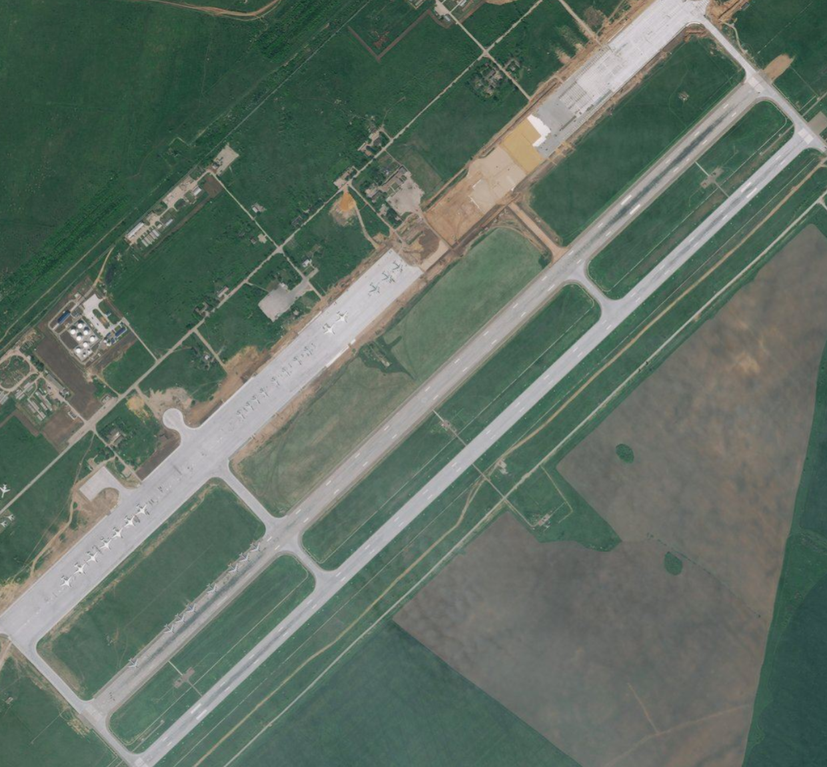
#> input picture 5/image_high_resolution.png, 827 x 767 px, shrunk from 1241 x 1150 before the run
$ jupyter execute labwork5.ipynb
#> lines starting #> are read from the running program, lines starting #| are printed output that depends on the picture; after the words box and inside, x2 and y2 are one past the last pixel; in counts of white or black regions, pixels touching at a corner belong together
# Лабораторна робота № 5

## ІП-14 Бабіч Денис (09.07.2003)

---

# Підготовчий етап

## Імпортування необхідних модулів

[cell 1]
import cv2
import numpy as np

## Створення допоміжних функцій

[cell 2]
def load_image(relative_path: str) -> np.array:
#> called with relative_path = 'image_high_resolution.png'
    return cv2.imread(relative_path)
#> returned value is the input picture: shape (767, 827, 3); mean B, G, R 99.5, 110.8, 96.2

def show_image(image: np.array, title: str = "Preview") -> None:
    cv2.namedWindow(title, cv2.WINDOW_NORMAL)
    cv2.imshow(title, image)
    cv2.waitKey(0)
    cv2.destroyAllWindows()

def preprocess_image(image: np.ndarray, kernel_size: int) -> np.ndarray:
#> called with kernel_size = 10
    kernel = cv2.getStructuringElement(cv2.MORPH_ELLIPSE, (kernel_size, kernel_size))

    preprocessed_frame = cv2.morphologyEx(image, cv2.MORPH_CLOSE, kernel)
    preprocessed_frame = cv2.erode(preprocessed_frame, kernel, iterations = 1)
    preprocessed_frame = cv2.dilate(preprocessed_frame, kernel, iterations = 1)

    return preprocessed_frame

def apply_color_filtering_mask(image_stock: np.array, image_preprocessed: np.array, exclude_color_bottom_bound: tuple, exclude_color_upper_bound: tuple, roi_color: tuple = (0, 255, 0), roi_transparency: int = 60) -> tuple:
#> called with exclude_color_bottom_bound = (0, 0, 0), exclude_color_upper_bound = (255, 255, 50), roi_color = (0, 255, 0), roi_transparency = 60
    mask = cv2.bitwise_not(cv2.inRange(image_preprocessed, exclude_color_bottom_bound, exclude_color_upper_bound))
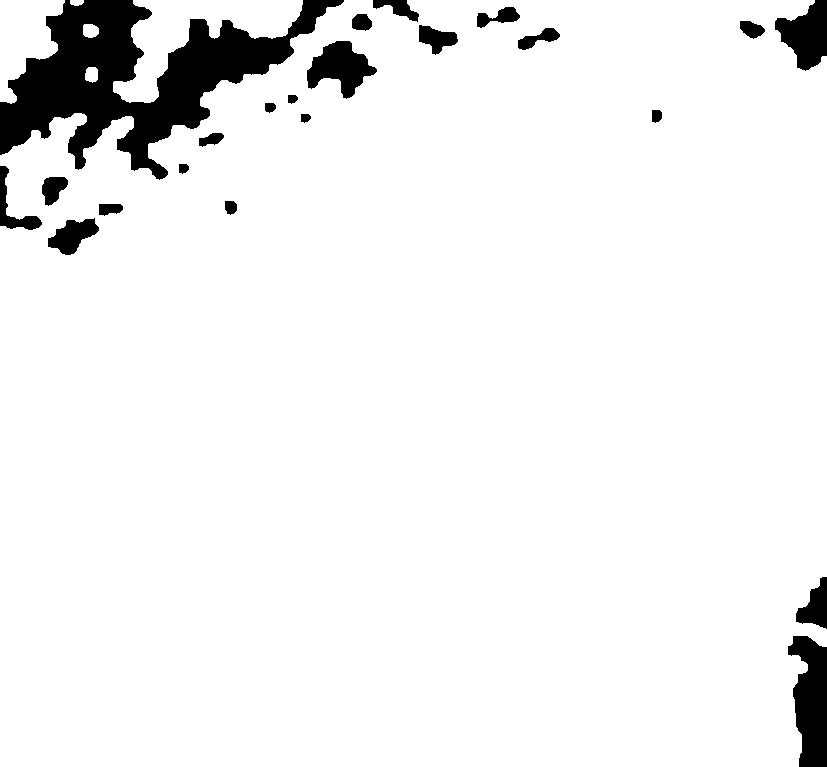
#> mask: shape (767, 827); 93.8% white; 22 black regions

    contours, _ = cv2.findContours(mask, cv2.RETR_EXTERNAL, cv2.CHAIN_APPROX_SIMPLE)
#> contours = 6 contours; box (x1, y1, x2, y2) and area: (0, 0, 827, 767) 588290, (113, 0, 303, 103) 7289, (0, 0, 65, 104) 3822, (83, 24, 99, 38) 167, (85, 67, 98, 83) 154, (70, 0, 84, 6) 54

    overlay = image_stock.copy()
    cv2.fillPoly(overlay, contours, roi_color)
    cv2.addWeighted(overlay, roi_transparency / 100, image_stock, 1 - roi_transparency / 100, 0, image_stock)

    return (image_stock, mask)

def overlay_objects_contours(image_stock: np.array, mask: np.array, width_min: int, height_min: int, width_max: int, height_max: int, roi_title: str, roi_color: tuple = (0, 255, 0), roi_thickness: int = 2) -> np.ndarray:
#> called with width_min = 10, height_min = 10, width_max = 1000, height_max = 1000, roi_title = 'Island', roi_color = (0, 255, 0), roi_thickness = 2
    ROI_TITLE_OFFSET = 10

    FONT_SCALE = 1.25

    contours, _ = cv2.findContours(mask, cv2.RETR_EXTERNAL, cv2.CHAIN_APPROX_SIMPLE)

    for contour in contours:
        x, y, width, height = cv2.boundingRect(contour)

        if (width_min < width < width_max) and (height_min < height < height_max):
            cv2.rectangle(image_stock, (x, y), (x + width, y + height), roi_color, roi_thickness)
            cv2.putText(image_stock, roi_title, (x, y - ROI_TITLE_OFFSET), cv2.FONT_HERSHEY_COMPLEX_SMALL, FONT_SCALE, roi_color, roi_thickness)
#> this loop made 6 passes
#> (x, y, width, height) on passes 1 to 6: (85, 67, 13, 16), (83, 24, 16, 14), (0, 0, 827, 767), (113, 0, 190, 103), (70, 0, 14, 6), (0, 0, 65, 104)
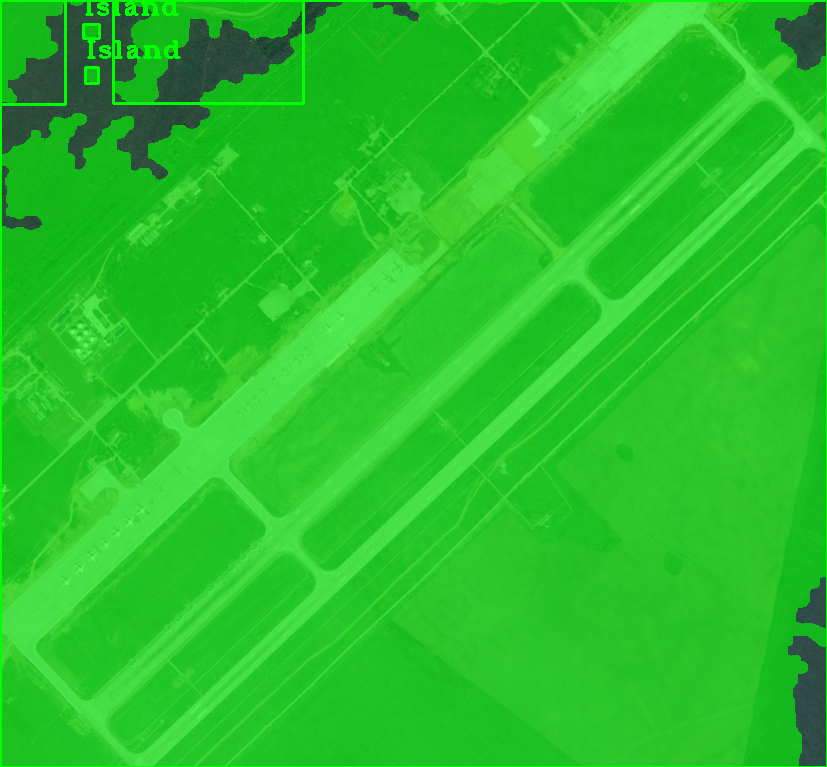
#> image_stock: shape (767, 827, 3); mean B, G, R 41.1, 193.3, 39.4

    return image_stock

---

# Основний етап

## Зображення з високою роздільною здатністю

[cell 3]
KERNEL_SIZE = 10

COLOR_BOTTOM_BOUND = (0, 0, 0)
COLOR_UPPER_BOUND = (255, 255, 50)

WIDTH_MIN = 10
HEIGHT_MIN = 10
WIDTH_MAX = 1000
HEIGHT_MAX = 1000

ROI_TITLE = "Island"

image = load_image("image_high_resolution.png")

preprocessed_image = preprocess_image(image, KERNEL_SIZE)

processed_image, mask = apply_color_filtering_mask(image, preprocessed_image, COLOR_BOTTOM_BOUND, COLOR_UPPER_BOUND)

processed_image = overlay_objects_contours(image, mask, WIDTH_MIN, HEIGHT_MIN, WIDTH_MAX, HEIGHT_MAX, ROI_TITLE)

show_image(processed_image)

## Зображення з низькою роздільною здатністю

[cell 4]
KERNEL_SIZE = 5

COLOR_BOTTOM_BOUND = (0, 0, 0)
COLOR_UPPER_BOUND = (255, 255, 100)

WIDTH_MIN = 10
HEIGHT_MIN = 10
WIDTH_MAX = 1000
HEIGHT_MAX = 1000

ROI_TITLE = "Island"

image = load_image("image_low_resolution.png")
#> call 2 of load_image, with relative_path = 'image_low_resolution.png'
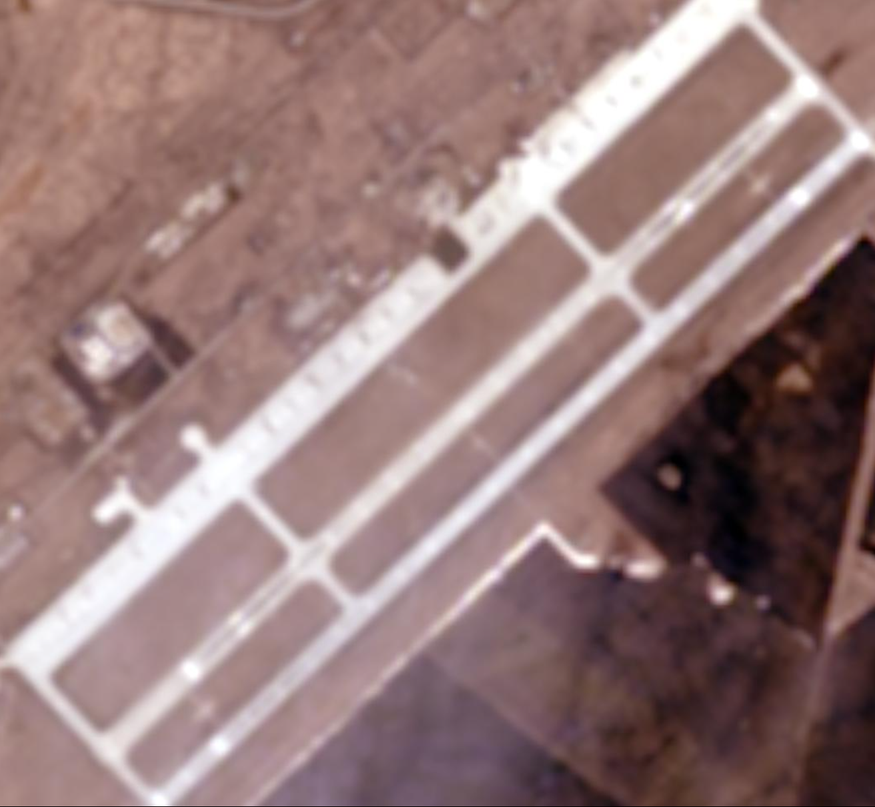
#> input picture 5/image_low_resolution.png, 875 x 807 px, shrunk from 1312 x 1210 before the run
#> in load_image, returned value is the input picture: shape (807, 875, 3); mean B, G, R 120.3, 121.5, 148.8

preprocessed_image = preprocess_image(image, KERNEL_SIZE)

processed_image, mask = apply_color_filtering_mask(image, preprocessed_image, COLOR_BOTTOM_BOUND, COLOR_UPPER_BOUND)
#> call 2 of apply_color_filtering_mask, with exclude_color_bottom_bound = (0, 0, 0), exclude_color_upper_bound = (255, 255, 100), roi_color = (0, 255, 0), roi_transparency = 60
#> in apply_color_filtering_mask (call 2), `mask = cv2.bitwise_not(cv2.inRange(image_preprocessed, exclude_color_b..`:
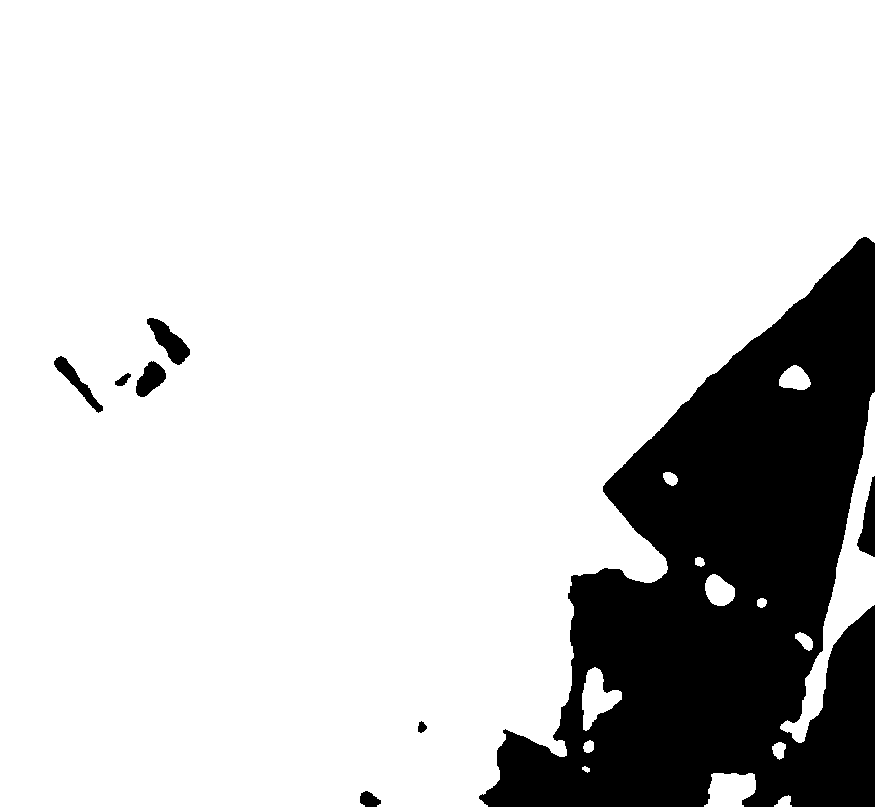
#> mask: shape (807, 875); 82.5% white; 8 black regions
#> in apply_color_filtering_mask (call 2), `contours, _ = cv2.findContours(mask, cv2.RETR_EXTERNAL, cv2.CHAIN_APPR..`: contours = 14 contours; largest, box (x1, y1, x2, y2) and area: (0, 0, 875, 807) 571523, (780, 392, 875, 743) 6576, (704, 773, 756, 807) 1328, (582, 667, 622, 731) 1239, (705, 574, 735, 606) 653
#> in apply_color_filtering_mask (call 2), `cv2.fillPoly(overlay, contours, roi_color)`:
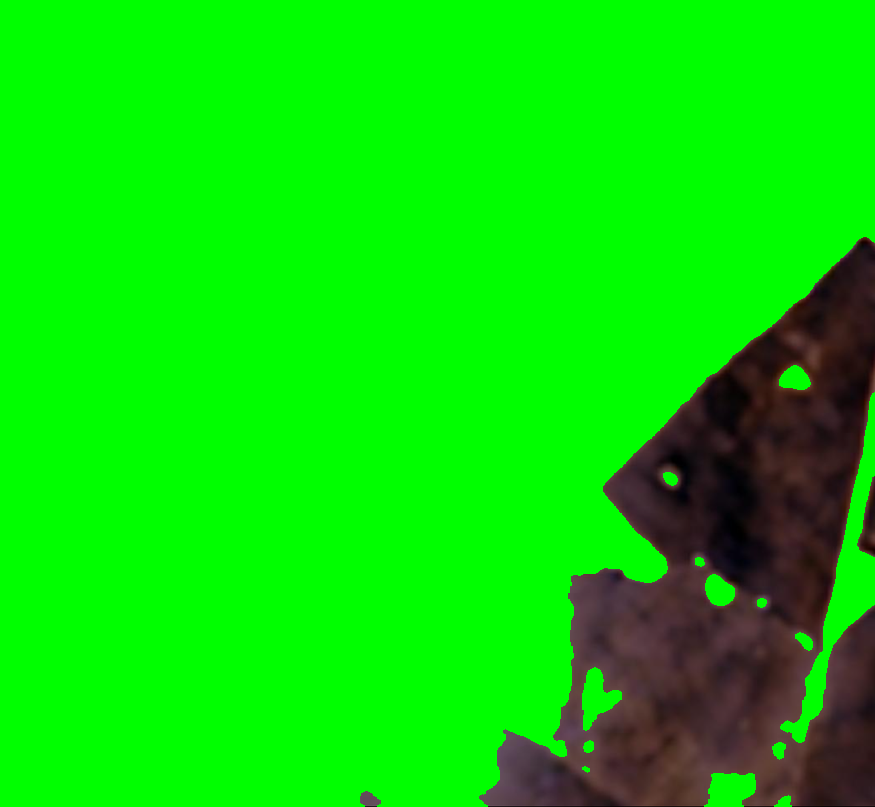
#> overlay: shape (807, 875, 3); mean B, G, R 6.6, 217.6, 10.4

processed_image = overlay_objects_contours(image, mask, WIDTH_MIN, HEIGHT_MIN, WIDTH_MAX, HEIGHT_MAX, ROI_TITLE)
#> call 2 of overlay_objects_contours, with width_min = 10, height_min = 10, width_max = 1000, height_max = 1000, roi_title = 'Island', roi_color = (0, 255, 0), roi_thickness = 2
#> the loop in overlay_objects_contours (call 2), `for contour in contours:` made 14 passes
#> (x, y, width, height) on passes 1 to 12: (774, 795, 18, 12), (704, 773, 52, 34), (582, 766, 8, 7), (772, 742, 14, 18), (583, 740, 11, 13), (582, 667, 40, 64), (795, 632, 18, 19), (757, 598, 10, 10), (705, 574, 30, 32), (695, 557, 10, 10), (663, 472, 15, 14), (780, 392, 95, 351)
#> after the loop in overlay_objects_contours (call 2), `for contour in contours:`:
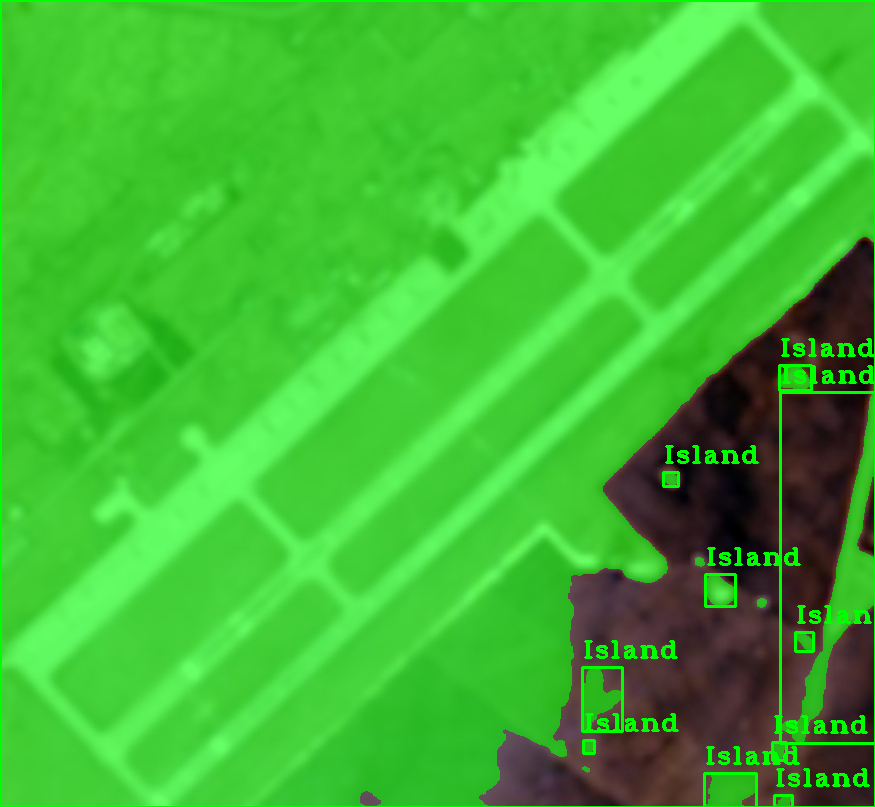
#> image_stock: shape (807, 875, 3); mean B, G, R 51.2, 183, 64.3

show_image(processed_image)
